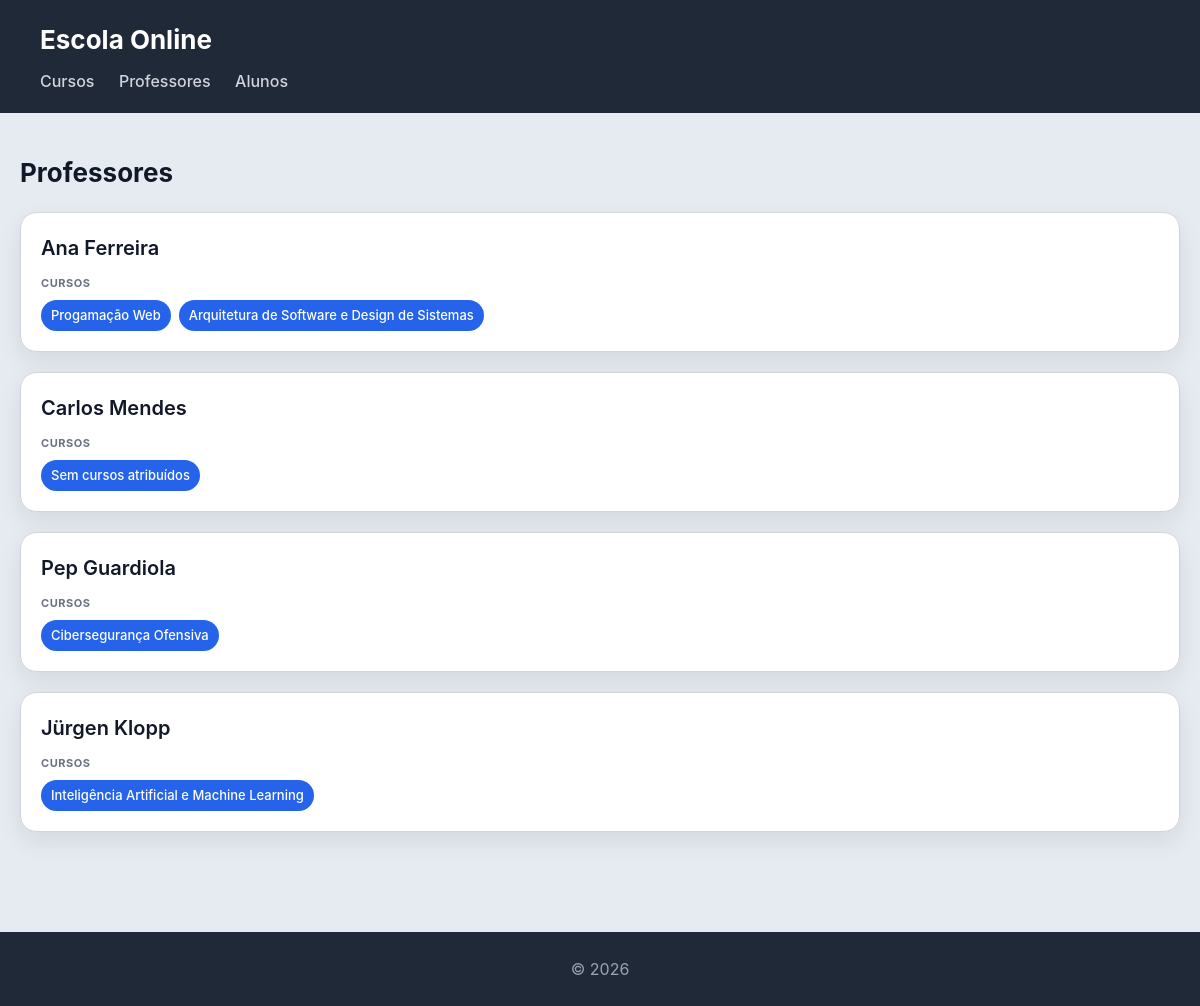
Page /escola_online/professores/ on the committed database.
### escola_online/models.py (models this page shows, shortened)
class Professor(models.Model):
    nome = models.CharField(max_length=100)
    email = models.EmailField()

class Curso(models.Model):
    nome = models.CharField(max_length=100)
    imagem = models.ImageField(upload_to='cursos/')
    professor = models.ForeignKey(Professor, on_delete=models.CASCADE, related_name='cursos')
    alunos = models.ManyToManyField(Aluno, related_name='cursos')

### escola_online/views.py (the view)
# urls.py: path('professores/', views.professores_view, name='professores_view'),
def professores_view(request):
    professores = Professor.objects.prefetch_related('cursos').all()
    return render(request, 'escola_online/professores.html', {'professores': professores})

### portfolio/context_processors.py (called while the page is built)
def is_gestor(request):
    context = {"is_gestor": False, "is_autor": False}
    if request.user.is_authenticated:
        context["is_gestor"] = request.user.groups.filter(name="gestor-portfolio").exists()
        context["is_autor"] = request.user.groups.filter(name="autores").exists()
    return context

### escola_online/templates/escola_online/professores.html
{% extends "escola_online/base.html" %}
{% block content %}
<h2>Professores</h2>
<section>
    {% for professor in professores %}
    <article>
        <header>
            <h3>{{ professor.nome }}</h3>
        </header>
        <section>
            <h4>Cursos</h4>
            <ul>
                {% for curso in professor.cursos.all %}
                    <li>{{ curso.nome }}</li>
                {% empty %}
                    <li>Sem cursos atribuídos</li>
                {% endfor %}
            </ul>
        </section>
    </article>
    {% endfor %}
</section>
{% endblock %}

### escola_online/static/escola_online/styles.css (style rules this page uses)
* { box-sizing: border-box; margin: 0; padding: 0; }
html, body { height: 100%; }
body { font-family: "Inter", "Segoe UI", system-ui, -apple-system, sans-serif; background: #e6ebf2; color: #111827; line-height: 1.5; display: flex; flex-direction: column; }
h2 { margin-bottom: 20px; font-size: 26px; }
section { width: 100%; }
section > article { background: white; padding: 20px; border-radius: 16px; border: 1px solid #d1d5db; box-shadow: 0 10px 25px rgba(0,0,0,0.08); transition: all 0.25s ease; margin-bottom: 20px; width: 100%; }
article > header { margin-bottom: 12px; }
article > header > h3 { font-size: 20px; font-weight: 600; margin-bottom: 4px; }
article > section { margin-top: 10px; }
article > section > h4 { font-size: 11px; text-transform: uppercase; color: #6b7280; margin-bottom: 8px; letter-spacing: 0.05em; }
article > section > ul { list-style: none; display: flex; flex-wrap: wrap; gap: 8px; }
article > section > ul > li { background: #2563eb; color: white; padding: 6px 10px; border-radius: 999px; font-size: 13px; font-weight: 500; }

### rows in the picture
Professor: nome "Ana Ferreira"
Curso: nome "Progamação Web"
Curso: nome "Arquitetura de Software e Design de Sistemas"
Professor: nome "Carlos Mendes"
Professor: nome "Pep Guardiola"
Curso: nome "Cibersegurança Ofensiva"
Professor: nome "Jürgen Klopp"
Curso: nome "Inteligência Artificial e Machine Learning"
